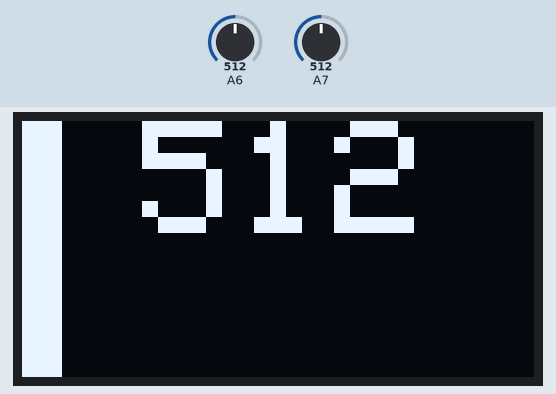
This sketch was run on a simulated Arduino Nano, built with avr-gcc and run on an emulated ATmega328P. Shown: 128×64 one-colour display. The test bench sets the inputs (shaded band); at power-on: A7 = 512, A6 = 512.

Above: at 4.2 s.
4.3 s: A7 set to 716
At 6.3 s:
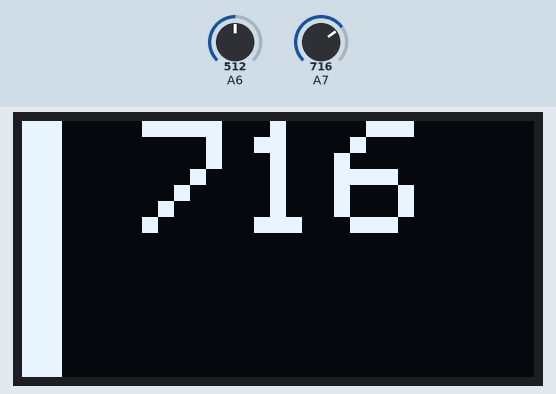
6.6 s: A7 set to 900
At 7.7 s:
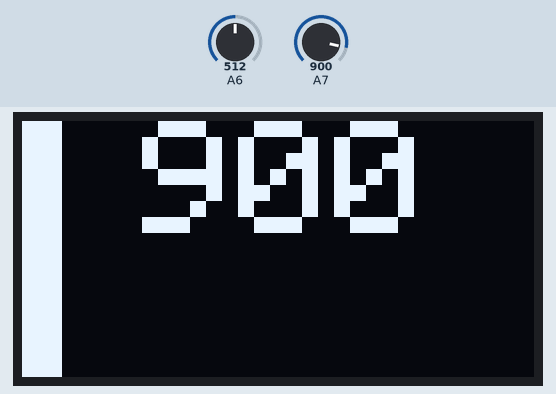
8.6 s: A7 set to 1023
At 10.1 s:
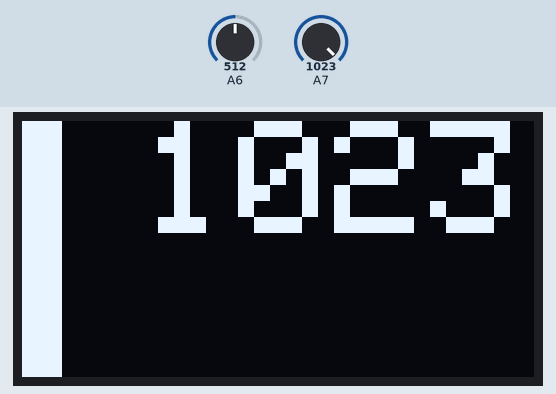
Timing chart, 0 to 11.6 s (numbered marks = the images above; inputs shaded):
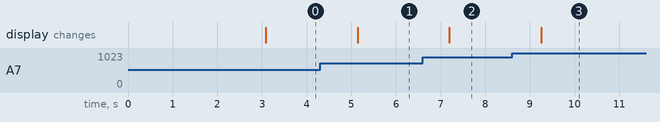

Measured:
- after the input at 4.3 s, the display: changes after 0.84 s (image 1)
- after the input at 6.6 s, the display: changes after 0.59 s (image 2)
- after the input at 8.6 s, the display: changes after 0.65 s (image 3)

The sketch:

soil_meter.ino
```cpp
#include <Adafruit_GFX.h>
#include <Adafruit_SSD1306.h>

Adafruit_SSD1306 display(0);

#define BATTERY_WIDTH 10

void setup() {
  // put your setup code here, to run once:

  Serial.begin(9600);
  display.begin(SSD1306_SWITCHCAPVCC, 0x3C);
  display.clearDisplay();
  display.setTextColor(WHITE);
  display.setTextSize(3);
  display.setCursor(30,0);
  display.println("Soil");

  display.setTextSize(1);
  display.setCursor(30,display.height()-8);
  display.println("Meter");
  display.display();
  delay(3000);
  display.setTextSize(4);
}

void loop() {
  // put your main code here, to run repeatedly:
  int battery_level = analogRead(A6);
  battery_level = (battery_level / 1024) * 32; //as a percentage of screen height
  int sensor_reading = analogRead(A7);

  display.clearDisplay();

  //draw a battery bar to show the amount of charge left.
  display.fillRect(0,battery_level,BATTERY_WIDTH,display.height(),WHITE);

  //sensor reading takes up most of the display
  display.setCursor(30,0);
  display.println(sensor_reading,DEC);

  display.display();
  delay(1000);
}
```
